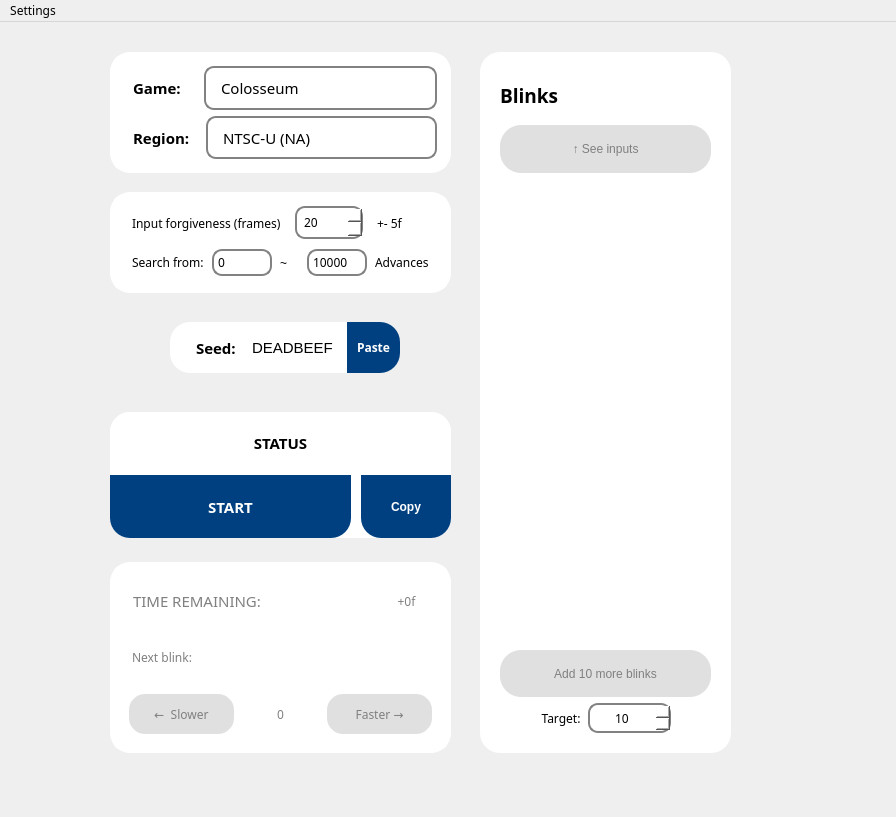
<?xml version="1.0" encoding="UTF-8"?>
<ui version="4.0">
 <class>MainWindow</class>
 <widget class="QMainWindow" name="MainWindow">
  <property name="geometry">
   <rect>
    <x>0</x>
    <y>0</y>
    <width>896</width>
    <height>817</height>
   </rect>
  </property>
  <property name="font">
   <font>
    <family>Century Gothic</family>
   </font>
  </property>
  <property name="windowTitle">
   <string>MainWindow</string>
  </property>
  <property name="autoFillBackground">
   <bool>false</bool>
  </property>
  <widget class="QWidget" name="centralwidget">
   <widget class="QFrame" name="paramsFrame">
    <property name="geometry">
     <rect>
      <x>110</x>
      <y>170</y>
      <width>341</width>
      <height>101</height>
     </rect>
    </property>
    <property name="styleSheet">
     <string notr="true">*{
border: 5px solid white;
color: black;
background-color: white;
border-radius: 20px;
}
QFrame QLabel:disabled{
color:grey;
}</string>
    </property>
    <layout class="QVBoxLayout" name="verticalLayout_2">
     <item>
      <layout class="QHBoxLayout" name="horizontalLayout_6">
       <item>
        <widget class="QLabel" name="label_3">
         <property name="font">
          <font>
           <family>Century Gothic</family>
          </font>
         </property>
         <property name="text">
          <string>Input forgiveness (frames)</string>
         </property>
        </widget>
       </item>
       <item>
        <widget class="QSpinBox" name="flexValueBox">
         <property name="font">
          <font>
           <family>Century Gothic</family>
           <pointsize>9</pointsize>
           <bold>false</bold>
          </font>
         </property>
         <property name="styleSheet">
          <string notr="true">QSpinBox{
border: 2px solid #828282;
border-radius: 10px;
padding-left: 5px;
padding-top:5px;
padding-bottom:5px;
}

QSpinBox::up-button{
image: url(:/resfix1/arrow2.jpg);
width: 10px;
height:10px;
padding-right: 10px;
padding-top: 5px;
padding-bottom:5px;
}
QSpinBox::down-button{
image: url(:/resfix1/arrow1.jpg);
width: 10px;
height:10px;
padding-right: 10px;
padding-top: 5px;
padding-bottom:5px;
}
QSpinBox:disabled{
color:grey;
border-color: lightgrey;
}</string>
         </property>
         <property name="minimum">
          <number>-1000</number>
         </property>
         <property name="maximum">
          <number>1000</number>
         </property>
         <property name="value">
          <number>20</number>
         </property>
        </widget>
       </item>
       <item>
        <widget class="QLabel" name="flexValueHalfLabel">
         <property name="font">
          <font>
           <family>Century Gothic</family>
          </font>
         </property>
         <property name="text">
          <string>+- 5f</string>
         </property>
        </widget>
       </item>
      </layout>
     </item>
     <item>
      <layout class="QHBoxLayout" name="horizontalLayout_7">
       <property name="spacing">
        <number>0</number>
       </property>
       <property name="leftMargin">
        <number>0</number>
       </property>
       <property name="rightMargin">
        <number>0</number>
       </property>
       <item>
        <widget class="QLabel" name="label_5">
         <property name="font">
          <font>
           <family>Century Gothic</family>
          </font>
         </property>
         <property name="text">
          <string>Search from:</string>
         </property>
        </widget>
       </item>
       <item>
        <widget class="QSpinBox" name="searchMinBox">
         <property name="minimumSize">
          <size>
           <width>60</width>
           <height>0</height>
          </size>
         </property>
         <property name="font">
          <font>
           <family>Century Gothic</family>
          </font>
         </property>
         <property name="styleSheet">
          <string notr="true">QSpinBox{
border: 2px solid #828282;
border-radius: 10px;
padding-left: 2px;
padding-top:2px;
padding-bottom:2px;
}
QSpinBox:disabled{
color:grey;
border-color:lightgrey;
}</string>
         </property>
         <property name="buttonSymbols">
          <enum>QAbstractSpinBox::NoButtons</enum>
         </property>
         <property name="maximum">
          <number>10000000</number>
         </property>
        </widget>
       </item>
       <item>
        <widget class="QLabel" name="label_4">
         <property name="sizePolicy">
          <sizepolicy hsizetype="Minimum" vsizetype="Minimum">
           <horstretch>0</horstretch>
           <verstretch>0</verstretch>
          </sizepolicy>
         </property>
         <property name="text">
          <string>~</string>
         </property>
        </widget>
       </item>
       <item>
        <widget class="QSpinBox" name="searchMaxBox">
         <property name="minimumSize">
          <size>
           <width>60</width>
           <height>0</height>
          </size>
         </property>
         <property name="font">
          <font>
           <family>Century Gothic</family>
          </font>
         </property>
         <property name="styleSheet">
          <string notr="true">QSpinBox{
border: 2px solid #828282;
border-radius: 10px;
padding-left: 2px;
padding-top:2px;
padding-bottom:2px;
}
QSpinBox:disabled{
color:grey;
border-color:lightgrey;
}</string>
         </property>
         <property name="alignment">
          <set>Qt::AlignLeading|Qt::AlignLeft|Qt::AlignVCenter</set>
         </property>
         <property name="buttonSymbols">
          <enum>QAbstractSpinBox::NoButtons</enum>
         </property>
         <property name="minimum">
          <number>1</number>
         </property>
         <property name="maximum">
          <number>10000001</number>
         </property>
         <property name="singleStep">
          <number>1</number>
         </property>
         <property name="value">
          <number>10000</number>
         </property>
        </widget>
       </item>
       <item>
        <widget class="QLabel" name="label">
         <property name="font">
          <font>
           <family>Century Gothic</family>
          </font>
         </property>
         <property name="text">
          <string>Advances</string>
         </property>
        </widget>
       </item>
      </layout>
     </item>
    </layout>
   </widget>
   <widget class="QLabel" name="LogoLabel">
    <property name="geometry">
     <rect>
      <x>120</x>
      <y>70</y>
      <width>141</width>
      <height>41</height>
     </rect>
    </property>
    <property name="font">
     <font>
      <family>Century Gothic</family>
      <pointsize>14</pointsize>
      <bold>true</bold>
     </font>
    </property>
    <property name="text">
     <string>OpenBlink</string>
    </property>
   </widget>
   <widget class="QFrame" name="statusFrame">
    <property name="geometry">
     <rect>
      <x>110</x>
      <y>390</y>
      <width>341</width>
      <height>126</height>
     </rect>
    </property>
    <property name="font">
     <font>
      <family>Century Gothic</family>
     </font>
    </property>
    <property name="styleSheet">
     <string notr="true">color: black;
background-color: white;
border-radius: 20px;
</string>
    </property>
    <property name="frameShape">
     <enum>QFrame::StyledPanel</enum>
    </property>
    <property name="frameShadow">
     <enum>QFrame::Plain</enum>
    </property>
    <property name="lineWidth">
     <number>20</number>
    </property>
    <property name="midLineWidth">
     <number>3</number>
    </property>
    <layout class="QVBoxLayout" name="verticalLayout_4">
     <property name="spacing">
      <number>0</number>
     </property>
     <property name="leftMargin">
      <number>0</number>
     </property>
     <property name="topMargin">
      <number>0</number>
     </property>
     <property name="rightMargin">
      <number>0</number>
     </property>
     <property name="bottomMargin">
      <number>0</number>
     </property>
     <item>
      <widget class="QLabel" name="statusLabel">
       <property name="font">
        <font>
         <family>Century Gothic</family>
         <pointsize>11</pointsize>
         <bold>true</bold>
        </font>
       </property>
       <property name="text">
        <string>STATUS</string>
       </property>
       <property name="alignment">
        <set>Qt::AlignCenter</set>
       </property>
       <property name="textInteractionFlags">
        <set>Qt::LinksAccessibleByMouse|Qt::TextSelectableByMouse</set>
       </property>
      </widget>
     </item>
     <item>
      <layout class="QHBoxLayout" name="horizontalLayout_5" stretch="8,3">
       <property name="spacing">
        <number>10</number>
       </property>
       <property name="sizeConstraint">
        <enum>QLayout::SetFixedSize</enum>
       </property>
       <item>
        <widget class="QPushButton" name="startButton">
         <property name="sizePolicy">
          <sizepolicy hsizetype="Minimum" vsizetype="Minimum">
           <horstretch>0</horstretch>
           <verstretch>0</verstretch>
          </sizepolicy>
         </property>
         <property name="font">
          <font>
           <family>Century Gothic</family>
           <pointsize>11</pointsize>
           <italic>false</italic>
           <bold>true</bold>
          </font>
         </property>
         <property name="styleSheet">
          <string notr="true">QPushButton{
background-color: #004080;
font: 11pt &quot;Century Gothic&quot;;
color: white;
font-weight: bold;
border-radius:0px;
border-bottom-right-radius:20px;
border-bottom-left-radius:20px;
}
QPushButton:hover{
cursor:pointer;
background-color: #265d93;
}
QPushButton:pressed{
background-color: #004080;
}
QPushButton:disabled{
background-color:#e0e0e0;
font-weight:normal;
color:grey;
}</string>
         </property>
         <property name="text">
          <string>START</string>
         </property>
        </widget>
       </item>
       <item>
        <widget class="QPushButton" name="copyButton">
         <property name="sizePolicy">
          <sizepolicy hsizetype="Minimum" vsizetype="Minimum">
           <horstretch>0</horstretch>
           <verstretch>0</verstretch>
          </sizepolicy>
         </property>
         <property name="styleSheet">
          <string notr="true">QPushButton{
background-color: #004080;
font: 11pt &quot;Century Gothic&quot;;
color: white;
font-weight: bold;
border-radius:0px;
border-bottom-left-radius:20px;
border-bottom-right-radius:20px;
}
QPushButton:hover{
background-color: #265d93;
}
QPushButton:pressed{
background-color: #004080;
}
QPushButton:disabled{
background-color:#e0e0e0;
font-weight:normal;
color:grey;
}</string>
         </property>
         <property name="text">
          <string>Copy</string>
         </property>
        </widget>
       </item>
      </layout>
     </item>
    </layout>
   </widget>
   <widget class="QFrame" name="seedQFrame">
    <property name="geometry">
     <rect>
      <x>170</x>
      <y>300</y>
      <width>230</width>
      <height>51</height>
     </rect>
    </property>
    <property name="sizePolicy">
     <sizepolicy hsizetype="Fixed" vsizetype="Fixed">
      <horstretch>0</horstretch>
      <verstretch>0</verstretch>
     </sizepolicy>
    </property>
    <property name="maximumSize">
     <size>
      <width>16777215</width>
      <height>16777215</height>
     </size>
    </property>
    <property name="styleSheet">
     <string notr="true">
*{
color: black;
background-color: white;
border-radius: 20px;
}
*:disabled{
color:grey;
font-weight:normal;}
QLineEdit:disabled{color:grey;}</string>
    </property>
    <property name="frameShape">
     <enum>QFrame::StyledPanel</enum>
    </property>
    <property name="frameShadow">
     <enum>QFrame::Raised</enum>
    </property>
    <layout class="QHBoxLayout" name="horizontalLayout_2" stretch="5,5,2">
     <property name="spacing">
      <number>0</number>
     </property>
     <property name="leftMargin">
      <number>26</number>
     </property>
     <property name="topMargin">
      <number>0</number>
     </property>
     <property name="rightMargin">
      <number>0</number>
     </property>
     <property name="bottomMargin">
      <number>0</number>
     </property>
     <item>
      <widget class="QLabel" name="seedLabelEntry">
       <property name="sizePolicy">
        <sizepolicy hsizetype="Fixed" vsizetype="Preferred">
         <horstretch>0</horstretch>
         <verstretch>0</verstretch>
        </sizepolicy>
       </property>
       <property name="font">
        <font>
         <family>Century Gothic</family>
         <pointsize>11</pointsize>
         <bold>true</bold>
         <kerning>false</kerning>
        </font>
       </property>
       <property name="text">
        <string>Seed:</string>
       </property>
      </widget>
     </item>
     <item>
      <widget class="QLineEdit" name="seedEntry">
       <property name="sizePolicy">
        <sizepolicy hsizetype="Preferred" vsizetype="Expanding">
         <horstretch>0</horstretch>
         <verstretch>0</verstretch>
        </sizepolicy>
       </property>
       <property name="font">
        <font>
         <family>Segoe UI</family>
         <pointsize>11</pointsize>
        </font>
       </property>
       <property name="styleSheet">
        <string notr="true">padding:10px;</string>
       </property>
       <property name="text">
        <string>DEADBEEF</string>
       </property>
       <property name="maxLength">
        <number>8</number>
       </property>
       <property name="alignment">
        <set>Qt::AlignRight|Qt::AlignTrailing|Qt::AlignVCenter</set>
       </property>
      </widget>
     </item>
     <item>
      <widget class="QPushButton" name="pasteButton">
       <property name="sizePolicy">
        <sizepolicy hsizetype="Expanding" vsizetype="Expanding">
         <horstretch>0</horstretch>
         <verstretch>0</verstretch>
        </sizepolicy>
       </property>
       <property name="minimumSize">
        <size>
         <width>0</width>
         <height>0</height>
        </size>
       </property>
       <property name="maximumSize">
        <size>
         <width>600</width>
         <height>100</height>
        </size>
       </property>
       <property name="font">
        <font>
         <family>Century Gothic</family>
         <pointsize>9</pointsize>
         <italic>false</italic>
         <bold>true</bold>
        </font>
       </property>
       <property name="styleSheet">
        <string notr="true">QPushButton{background-color: #004080;
font: 9pt &quot;Century Gothic&quot;;
color: white;
font-weight: bold;
border-radius:0px;
border-top-right-radius:20px;
border-bottom-right-radius:20px;
padding:10px;
}
QPushButton:hover{
cursor:pointer;
background-color: #265d93;
}
QPushButton:pressed{
background-color: #004080;
}
QPushButton:disabled{
background-color:#e0e0e0;
font-weight:normal;
color:grey;
}</string>
       </property>
       <property name="text">
        <string>Paste</string>
       </property>
      </widget>
     </item>
    </layout>
   </widget>
   <widget class="QFrame" name="timerFrame">
    <property name="enabled">
     <bool>false</bool>
    </property>
    <property name="geometry">
     <rect>
      <x>110</x>
      <y>540</y>
      <width>341</width>
      <height>191</height>
     </rect>
    </property>
    <property name="autoFillBackground">
     <bool>false</bool>
    </property>
    <property name="styleSheet">
     <string notr="true">*{border: 5px solid white;
font: &quot;Century Gothic&quot;;
color: black;
background-color: white;
border-radius: 20px;
}
QFrame:disabled{
color:grey;
}</string>
    </property>
    <property name="frameShape">
     <enum>QFrame::StyledPanel</enum>
    </property>
    <property name="frameShadow">
     <enum>QFrame::Raised</enum>
    </property>
    <layout class="QGridLayout" name="gridLayout">
     <item row="0" column="2">
      <widget class="QLabel" name="nudgeMSLabel">
       <property name="font">
        <font>
         <family>Century Gothic</family>
         <italic>false</italic>
         <bold>false</bold>
        </font>
       </property>
       <property name="text">
        <string>+0f</string>
       </property>
       <property name="alignment">
        <set>Qt::AlignCenter</set>
       </property>
      </widget>
     </item>
     <item row="0" column="3">
      <spacer name="horizontalSpacer_2">
       <property name="orientation">
        <enum>Qt::Horizontal</enum>
       </property>
       <property name="sizeType">
        <enum>QSizePolicy::Minimum</enum>
       </property>
       <property name="sizeHint" stdset="0">
        <size>
         <width>10</width>
         <height>20</height>
        </size>
       </property>
      </spacer>
     </item>
     <item row="2" column="0" colspan="4">
      <layout class="QHBoxLayout" name="horizontalLayout">
       <property name="spacing">
        <number>0</number>
       </property>
       <item>
        <widget class="QPushButton" name="slowerButton">
         <property name="sizePolicy">
          <sizepolicy hsizetype="Preferred" vsizetype="Minimum">
           <horstretch>0</horstretch>
           <verstretch>0</verstretch>
          </sizepolicy>
         </property>
         <property name="minimumSize">
          <size>
           <width>115</width>
           <height>0</height>
          </size>
         </property>
         <property name="font">
          <font>
           <family>Century Gothic</family>
           <pointsize>9</pointsize>
           <italic>false</italic>
           <bold>true</bold>
          </font>
         </property>
         <property name="styleSheet">
          <string notr="true">QPushButton{background-color: #004080;
font: 9pt &quot;Century Gothic&quot;;
color: white;
font-weight: bold;
border-radius:21%;
}
QPushButton:hover{
cursor:pointer;
background-color: #265d93;
}
QPushButton:pressed{
background-color: #004080;
}
QPushButton:disabled{
background-color:#e0e0e0;
font-weight:normal;
color:grey;
}</string>
         </property>
         <property name="text">
          <string>←  Slower</string>
         </property>
        </widget>
       </item>
       <item>
        <widget class="QLabel" name="nudgeOffsetLabel">
         <property name="sizePolicy">
          <sizepolicy hsizetype="Preferred" vsizetype="Preferred">
           <horstretch>0</horstretch>
           <verstretch>0</verstretch>
          </sizepolicy>
         </property>
         <property name="minimumSize">
          <size>
           <width>40</width>
           <height>0</height>
          </size>
         </property>
         <property name="font">
          <font>
           <family>Century Gothic</family>
           <italic>false</italic>
           <bold>false</bold>
          </font>
         </property>
         <property name="text">
          <string>0</string>
         </property>
         <property name="alignment">
          <set>Qt::AlignCenter</set>
         </property>
        </widget>
       </item>
       <item>
        <widget class="QPushButton" name="fasterButton">
         <property name="sizePolicy">
          <sizepolicy hsizetype="Preferred" vsizetype="Minimum">
           <horstretch>0</horstretch>
           <verstretch>0</verstretch>
          </sizepolicy>
         </property>
         <property name="minimumSize">
          <size>
           <width>115</width>
           <height>0</height>
          </size>
         </property>
         <property name="font">
          <font>
           <family>Century Gothic</family>
           <pointsize>9</pointsize>
           <italic>false</italic>
           <bold>true</bold>
          </font>
         </property>
         <property name="autoFillBackground">
          <bool>false</bool>
         </property>
         <property name="styleSheet">
          <string notr="true">QPushButton{background-color: #004080;
font: 9pt &quot;Century Gothic&quot;;
color: white;
font-weight: bold;
border-radius:21%;
}
QPushButton:hover{
cursor:pointer;
background-color: #265d93;
}
QPushButton:pressed{
background-color: #004080;
}
QPushButton:disabled{
background-color:#e0e0e0;
font-weight:normal;
color:grey;
}</string>
         </property>
         <property name="text">
          <string>Faster →</string>
         </property>
        </widget>
       </item>
      </layout>
     </item>
     <item row="0" column="0">
      <widget class="QLabel" name="TotalTimeLabel">
       <property name="font">
        <font>
         <family>Century Gothic</family>
         <pointsize>11</pointsize>
         <italic>false</italic>
         <bold>false</bold>
        </font>
       </property>
       <property name="text">
        <string>TIME REMAINING:</string>
       </property>
      </widget>
     </item>
     <item row="1" column="0">
      <widget class="QLabel" name="localTimeLabel">
       <property name="font">
        <font>
         <family>Century Gothic</family>
         <italic>false</italic>
         <bold>false</bold>
        </font>
       </property>
       <property name="text">
        <string>Next blink:</string>
       </property>
      </widget>
     </item>
     <item row="0" column="1">
      <spacer name="horizontalSpacer">
       <property name="orientation">
        <enum>Qt::Horizontal</enum>
       </property>
       <property name="sizeHint" stdset="0">
        <size>
         <width>40</width>
         <height>20</height>
        </size>
       </property>
      </spacer>
     </item>
    </layout>
   </widget>
   <widget class="QFrame" name="blinkTableFrame">
    <property name="geometry">
     <rect>
      <x>480</x>
      <y>30</y>
      <width>251</width>
      <height>701</height>
     </rect>
    </property>
    <property name="font">
     <font>
      <family>Century Gothic</family>
     </font>
    </property>
    <property name="styleSheet">
     <string notr="true">color: black;
background-color: white;
border-radius: 20px;
</string>
    </property>
    <property name="frameShape">
     <enum>QFrame::StyledPanel</enum>
    </property>
    <property name="frameShadow">
     <enum>QFrame::Raised</enum>
    </property>
    <layout class="QVBoxLayout" name="verticalLayout">
     <property name="spacing">
      <number>6</number>
     </property>
     <property name="leftMargin">
      <number>20</number>
     </property>
     <property name="topMargin">
      <number>20</number>
     </property>
     <property name="rightMargin">
      <number>20</number>
     </property>
     <property name="bottomMargin">
      <number>20</number>
     </property>
     <item>
      <widget class="QLabel" name="label_9">
       <property name="font">
        <font>
         <family>Century Gothic</family>
         <pointsize>14</pointsize>
         <bold>true</bold>
        </font>
       </property>
       <property name="text">
        <string>Blinks</string>
       </property>
      </widget>
     </item>
     <item>
      <widget class="QPushButton" name="seeInputButton">
       <property name="enabled">
        <bool>false</bool>
       </property>
       <property name="sizePolicy">
        <sizepolicy hsizetype="Minimum" vsizetype="Preferred">
         <horstretch>0</horstretch>
         <verstretch>0</verstretch>
        </sizepolicy>
       </property>
       <property name="minimumSize">
        <size>
         <width>0</width>
         <height>40</height>
        </size>
       </property>
       <property name="styleSheet">
        <string notr="true">QPushButton{background-color: #004080;
font: 9pt &quot;Century Gothic&quot;;
color: white;
font-weight: bold;
border-radius:21%;
}
QPushButton:hover{
cursor:pointer;
background-color: #265d93;
}
QPushButton:pressed{
background-color: #004080;
}
QPushButton:disabled{
background-color:#e0e0e0;
font-weight:normal;
color:grey;
}</string>
       </property>
       <property name="text">
        <string>↑ See inputs</string>
       </property>
      </widget>
     </item>
     <item>
      <widget class="QFrame" name="frame">
       <property name="minimumSize">
        <size>
         <width>0</width>
         <height>465</height>
        </size>
       </property>
       <property name="frameShape">
        <enum>QFrame::NoFrame</enum>
       </property>
       <property name="frameShadow">
        <enum>QFrame::Plain</enum>
       </property>
       <property name="lineWidth">
        <number>0</number>
       </property>
       <widget class="QTableWidget" name="outTable">
        <property name="geometry">
         <rect>
          <x>0</x>
          <y>9</y>
          <width>210</width>
          <height>451</height>
         </rect>
        </property>
        <property name="frameShape">
         <enum>QFrame::NoFrame</enum>
        </property>
        <property name="frameShadow">
         <enum>QFrame::Plain</enum>
        </property>
        <property name="lineWidth">
         <number>0</number>
        </property>
        <property name="editTriggers">
         <set>QAbstractItemView::NoEditTriggers</set>
        </property>
        <property name="selectionBehavior">
         <enum>QAbstractItemView::SelectItems</enum>
        </property>
        <property name="wordWrap">
         <bool>false</bool>
        </property>
        <property name="cornerButtonEnabled">
         <bool>false</bool>
        </property>
        <attribute name="horizontalHeaderVisible">
         <bool>true</bool>
        </attribute>
       </widget>
      </widget>
     </item>
     <item>
      <widget class="QPushButton" name="increaseBlinksButton">
       <property name="enabled">
        <bool>false</bool>
       </property>
       <property name="sizePolicy">
        <sizepolicy hsizetype="Minimum" vsizetype="Minimum">
         <horstretch>0</horstretch>
         <verstretch>0</verstretch>
        </sizepolicy>
       </property>
       <property name="minimumSize">
        <size>
         <width>0</width>
         <height>40</height>
        </size>
       </property>
       <property name="styleSheet">
        <string notr="true">QPushButton{background-color: #004080;
font: 9pt &quot;Century Gothic&quot;;
color: white;
font-weight: bold;
border-radius:21%;
}
QPushButton:hover{
cursor:pointer;
background-color: #265d93;
}
QPushButton:pressed{
background-color: #004080;
}
QPushButton:disabled{
background-color:#e0e0e0;
font-weight:normal;
color:grey;
}</string>
       </property>
       <property name="text">
        <string>Add 10 more blinks</string>
       </property>
      </widget>
     </item>
     <item>
      <layout class="QHBoxLayout" name="horizontalLayout_4" stretch="0,1,2,0">
       <property name="rightMargin">
        <number>0</number>
       </property>
       <item>
        <spacer name="horizontalSpacer_4">
         <property name="orientation">
          <enum>Qt::Horizontal</enum>
         </property>
         <property name="sizeHint" stdset="0">
          <size>
           <width>40</width>
           <height>20</height>
          </size>
         </property>
        </spacer>
       </item>
       <item>
        <widget class="QLabel" name="label_2">
         <property name="font">
          <font>
           <family>Century Gothic</family>
          </font>
         </property>
         <property name="text">
          <string>Target:</string>
         </property>
         <property name="alignment">
          <set>Qt::AlignCenter</set>
         </property>
        </widget>
       </item>
       <item>
        <widget class="QSpinBox" name="arbTargetBox">
         <property name="sizePolicy">
          <sizepolicy hsizetype="Minimum" vsizetype="Fixed">
           <horstretch>0</horstretch>
           <verstretch>0</verstretch>
          </sizepolicy>
         </property>
         <property name="minimumSize">
          <size>
           <width>0</width>
           <height>30</height>
          </size>
         </property>
         <property name="font">
          <font>
           <family>Century Gothic</family>
           <pointsize>9</pointsize>
          </font>
         </property>
         <property name="styleSheet">
          <string notr="true">QSpinBox{
border: 2px solid #828282;
border-radius: 10px;
}

QSpinBox::up-button{
image: url(:/resfix1/arrow2.jpg);
width: 12px;
height:12px;
padding-right: 5px;
padding-top:2px;
}
QSpinBox::down-button{
image: url(:/resfix1/arrow1.jpg);
width: 12px;
height:12px;
padding-right: 5px;
padding-bottom:2px;
}</string>
         </property>
         <property name="alignment">
          <set>Qt::AlignCenter</set>
         </property>
         <property name="minimum">
          <number>1</number>
         </property>
         <property name="maximum">
          <number>1000</number>
         </property>
         <property name="value">
          <number>10</number>
         </property>
        </widget>
       </item>
       <item>
        <spacer name="horizontalSpacer_3">
         <property name="orientation">
          <enum>Qt::Horizontal</enum>
         </property>
         <property name="sizeHint" stdset="0">
          <size>
           <width>40</width>
           <height>20</height>
          </size>
         </property>
        </spacer>
       </item>
      </layout>
     </item>
    </layout>
   </widget>
   <widget class="QFrame" name="platformFrame">
    <property name="geometry">
     <rect>
      <x>110</x>
      <y>30</y>
      <width>341</width>
      <height>121</height>
     </rect>
    </property>
    <property name="styleSheet">
     <string notr="true">
*{border: 5px solid white;
color: black;
background-color: white;
border-radius: 20px;
}
QFrame QLabel:disabled{
color:grey;
font-weight:normal;
}</string>
    </property>
    <layout class="QVBoxLayout" name="verticalLayout_3">
     <item>
      <layout class="QHBoxLayout" name="gameHorizLayout">
       <item>
        <widget class="QLabel" name="label_7">
         <property name="sizePolicy">
          <sizepolicy hsizetype="Fixed" vsizetype="Preferred">
           <horstretch>0</horstretch>
           <verstretch>0</verstretch>
          </sizepolicy>
         </property>
         <property name="minimumSize">
          <size>
           <width>74</width>
           <height>0</height>
          </size>
         </property>
         <property name="font">
          <font>
           <family>Century Gothic</family>
           <pointsize>11</pointsize>
           <italic>false</italic>
           <bold>true</bold>
          </font>
         </property>
         <property name="text">
          <string>Game:</string>
         </property>
        </widget>
       </item>
       <item>
        <widget class="QComboBox" name="gameBox">
         <property name="font">
          <font>
           <family>Century Gothic</family>
           <pointsize>11</pointsize>
           <italic>false</italic>
           <bold>false</bold>
          </font>
         </property>
         <property name="styleSheet">
          <string notr="true">QComboBox{
border: 2px solid #828282;
padding-left: 15px;
padding-top:10px;
padding-bottom:10px;
border-radius: 10px;
}
QComboBox::drop-down{
border: 0px;
}
QComboBox::down-arrow{
image: url(:/resfix1/arrow1.jpg);
width: 28px;
height:28px;
padding-right: 40px;
}
QComboBox:disabled{
color:grey;
border-color:lightgrey;
}</string>
         </property>
         <item>
          <property name="text">
           <string>Colosseum</string>
          </property>
         </item>
         <item>
          <property name="text">
           <string>XD</string>
          </property>
         </item>
         <item>
          <property name="text">
           <string>XD (Dolphin 5.0)</string>
          </property>
         </item>
        </widget>
       </item>
      </layout>
     </item>
     <item>
      <layout class="QHBoxLayout" name="regionHorzLayout">
       <item>
        <widget class="QLabel" name="label_8">
         <property name="sizePolicy">
          <sizepolicy hsizetype="Fixed" vsizetype="Preferred">
           <horstretch>0</horstretch>
           <verstretch>0</verstretch>
          </sizepolicy>
         </property>
         <property name="font">
          <font>
           <family>Century Gothic</family>
           <pointsize>11</pointsize>
           <italic>false</italic>
           <bold>true</bold>
          </font>
         </property>
         <property name="text">
          <string>Region:</string>
         </property>
        </widget>
       </item>
       <item>
        <widget class="QComboBox" name="regionBox">
         <property name="font">
          <font>
           <family>Century Gothic</family>
           <pointsize>11</pointsize>
          </font>
         </property>
         <property name="styleSheet">
          <string notr="true">QComboBox{
border: 2px solid #828282;
padding-left: 15px;
padding-top:10px;
padding-bottom:10px;
border-radius:10px;
}
QComboBox::drop-down{
border: 0px;
}
QComboBox::down-arrow{
image: url(:/resfix1/arrow1.jpg);
width: 28px;
height:28px;
padding-right: 40px;
}
QComboBox:disabled{
color:grey;
border-color:lightgrey;
}</string>
         </property>
         <item>
          <property name="text">
           <string>NTSC-U (NA)</string>
          </property>
         </item>
         <item>
          <property name="text">
           <string>PAL - 60Hz (EU)</string>
          </property>
         </item>
         <item>
          <property name="text">
           <string>PAL - 50Hz</string>
          </property>
         </item>
         <item>
          <property name="text">
           <string>NTSC-J (JP)</string>
          </property>
         </item>
        </widget>
       </item>
      </layout>
     </item>
    </layout>
   </widget>
  </widget>
  <widget class="QMenuBar" name="menubar">
   <property name="geometry">
    <rect>
     <x>0</x>
     <y>0</y>
     <width>896</width>
     <height>27</height>
    </rect>
   </property>
   <widget class="QMenu" name="menuSettings">
    <property name="title">
     <string>Settings</string>
    </property>
    <addaction name="actionHotkeys"/>
    <addaction name="actionSounds"/>
    <addaction name="actionTimer"/>
   </widget>
   <addaction name="menuSettings"/>
  </widget>
  <action name="actionHotkeys">
   <property name="text">
    <string>Hotkeys</string>
   </property>
   <property name="font">
    <font>
     <family>Century Gothic</family>
    </font>
   </property>
  </action>
  <action name="actionSounds">
   <property name="text">
    <string>Sounds</string>
   </property>
   <property name="font">
    <font>
     <family>Century Gothic</family>
    </font>
   </property>
  </action>
  <action name="actionTimer">
   <property name="text">
    <string>Timer</string>
   </property>
   <property name="font">
    <font>
     <family>Century Gothic</family>
    </font>
   </property>
  </action>
 </widget>
 <tabstops>
  <tabstop>seedEntry</tabstop>
  <tabstop>arbTargetBox</tabstop>
  <tabstop>seeInputButton</tabstop>
 </tabstops>
 <resources/>
 <connections/>
</ui>
